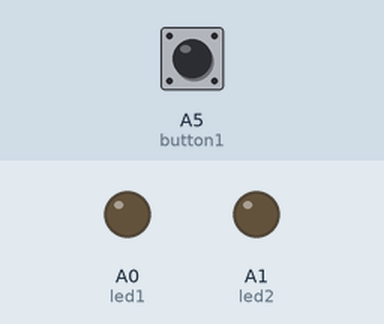
The sketch below on a simulated Arduino Uno, built with avr-gcc and run on an emulated ATmega328P. On the bench: output pins drawn as LEDs (lit = HIGH). Dashed ring = blinking. The test bench sets the inputs (shaded band); at power-on: A5 (button1) LOW.

Above: at 1.2 s.
1.3 s: A5 (button1) pulled HIGH for 0.15 s
At 1.7 s:
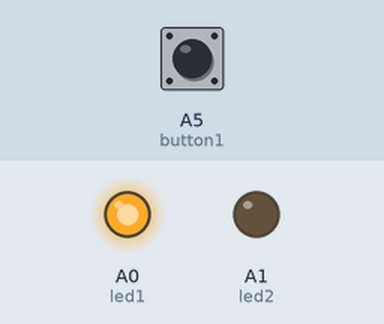
2.9 s: A5 (button1) pulled HIGH for 1 s
At 4.1 s:
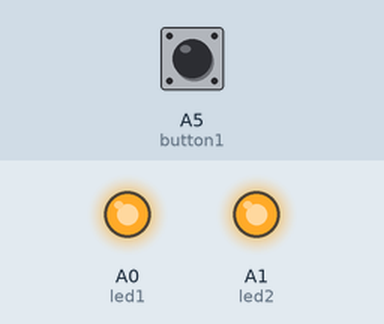
5.4 s: A5 (button1) pulled HIGH for 3.2 s
At 5.6 s:
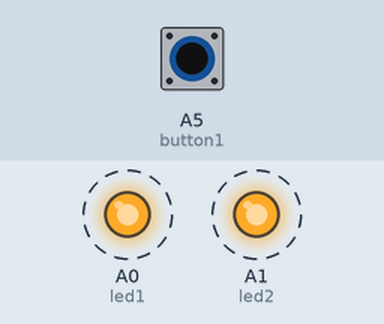
Timing chart, 0 to 16.1 s (numbered marks = the images above; inputs shaded):
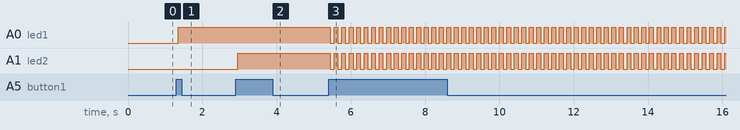

Measured:
- after the input at 1.3 s, A0 (led1): LOW → HIGH after 0.05 s
- after the input at 2.9 s, A1 (led2): LOW → HIGH after 0.05 s
- after the input at 5.4 s, A0 (led1), A1 (led2): alternates HIGH for 0.10 s and LOW for 0.10 s, starting after 0.05 s

The sketch:

DigitalSWITCH-TOGGLE_TWO-LED.ino
```cpp
//these global variables give names to pin numbers
const int led1 = A0;
const int led2 = A1;
const int button1 = A5;

//these constants will give names to the modes of the system
const int modeOff = 0;
const int modeLow = 1;
const int modeHigh = 2;
const int modeFlash = 3;

//this global variable will set the current mode
int lightMode = modeOff;

//this global variable will track time for flashing the leds
unsigned long flashTime;
unsigned long lastFlash;

//these varibles control the led state
int led1State = 0;  //bool is either true or fales (1 or 0)
int led2State = 0;

//these global variables will track what the last read of the switch was and the current state
int buttonReadPre = 0;
int buttonState;

//this global variable will mark when the button changes
unsigned long buttonTime;

void setup() {
  //open a serial connection for Debug output to serial monitor
  Serial.begin(9600);
  pinMode(led1, OUTPUT);

  //don't forget to declare the new led pin as an OUTPUT!
  pinMode(led2, OUTPUT);
  pinMode(button1, INPUT);
  digitalWrite(led1, led1State);
}

void loop() {
  /*
     Let's add a second LED and a couple of modes!

     There are eight new global variables:
     to name a new led pin, track it state, and three modes, plus two time flash the leds without delay!
     The first major change is to make a button push toggle between modes

     Then we need to do different things with the leds depending on the value of the mode
  */

  int buttonRead = digitalRead(button1);
  delay(1);

  if (buttonRead != buttonReadPre) {
    buttonTime = millis(); //millis(); returns the time since the program started...
  }

  int debounceTime = millis() - buttonTime; //current time minus start time is elapsed time...

  if (debounceTime >= 50) {
    if (buttonRead != buttonState) {
      buttonState = buttonRead;
      if (buttonState == 1) {

        //changed this to iterate through modes
        lightMode += 1; //+= is an iterator that adds the right hand operator to the left and saves it

        //we need to make sure we don't set the light mode to more than 3...
        //if it is more than 3
        if (lightMode > 3) {

          //cycle it back to 0
          lightMode = 0;
        }
      }
    }
  }

  /*
     now we need some new if statements to decide what to do depending on what the value of lightMode is
     these conditions are mutually exclusive so we can use if(){}else if(){}
  */

  //if the lightMode is modeOff (0)...
  if (lightMode == modeOff) {

    //set both leds to off
    led1State = 0;
    led2State = 0;
  }

  //otherwise if it is modeLow (1)...
  else if (lightMode == modeLow) {

    //set the first led on and the second off
    led1State = 1;
    led2State = 0;
  }

  //otherwise if it is modeHigh (2)...
  else if (lightMode == modeHigh) {
  //set both leds on
    led1State = 1;
    led2State = 1;
  }

  //otherwise if it is modeFlash
  else if (lightMode == modeFlash) {

    //check to see if the flash time is higher than 100ms
    if (flashTime >= 100) {

      //and toggle the mode of both leds if it is
      led1State = !led1State;
      led2State = !led2State;
      //and reset the lastFlash time
      lastFlash = millis();
    }
  }

  //no matter what happens update the flashTime
  flashTime = millis() - lastFlash;

  //write both of the ledstates
  digitalWrite(led1, led1State);
  digitalWrite(led2, led2State);

  //save the buttonRead as buttonReadPre
  buttonReadPre = buttonRead;
}
```
